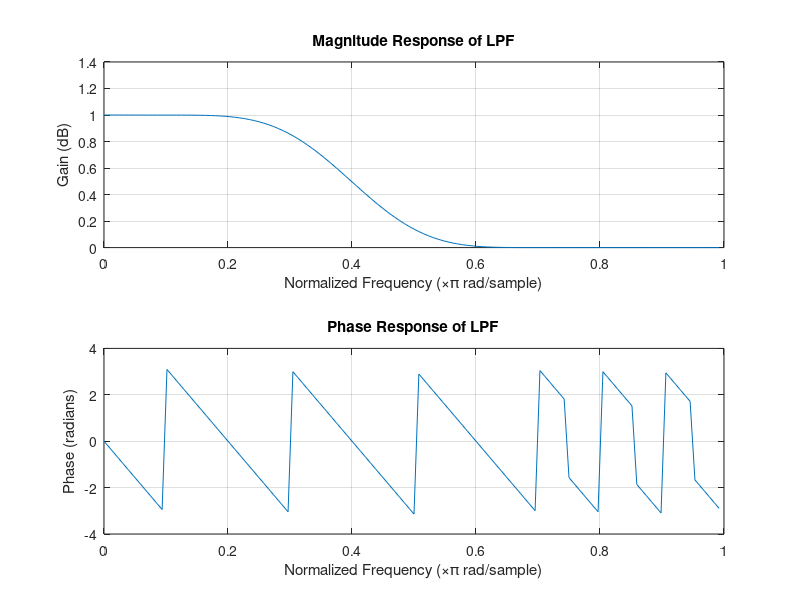

Write the MATLAB code that produced this figure.
clc;
clear; 
close all;

% Parameters
n = 20;           % Filter order
fp = 200;         % Passband frequency
fq = 300;         % Unused parameter (optional to remove)
fs = 1000;        % Sampling frequency
fn = 2 * fp / fs; % Normalized cutoff frequency

% Blackman window and low-pass filter design
window = blackman(n + 1); % Blackman window
b = fir1(n, fn, 'low', window); % Low-pass FIR filter

% Frequency response
[H, W] = freqz(b, 1, 128);

% Magnitude response
subplot(2, 1, 1);
plot(W/pi,abs(H)); % Gain in dB
title('Magnitude Response of LPF');
ylabel('Gain (dB)');
xlabel('Normalized Frequency (\times\pi rad/sample)');
grid on;

% Phase response
subplot(2, 1, 2);
plot(W/pi, angle(H)); % Phase in radians
title('Phase Response of LPF');
ylabel('Phase (radians)');
xlabel('Normalized Frequency (\times\pi rad/sample)');
grid on;
